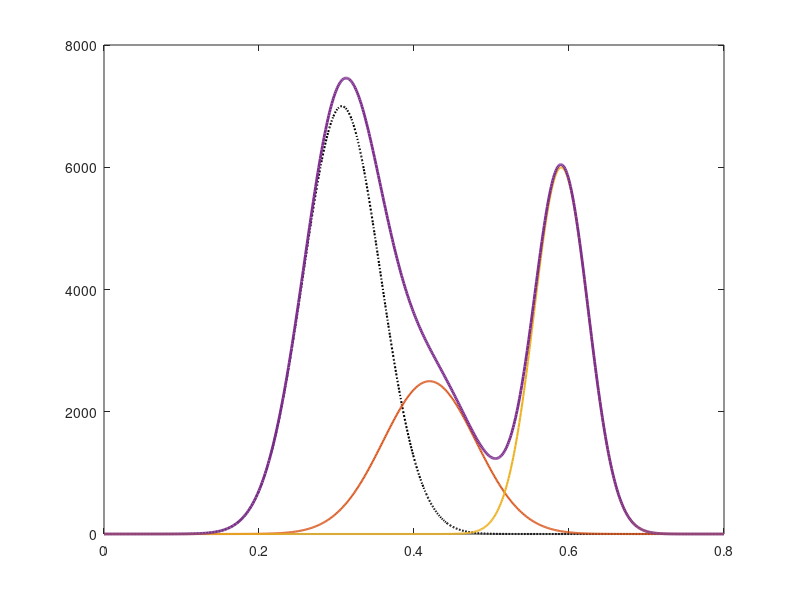

The MATLAB script that drew this image:
close all
clear all
%Make the three gaussians
%1 - GM
y_1 = 0:0.001:0.8;
mu_1 = 0.307;
sigma_1 = 0.05;
f_1 = exp(-(y_1-mu_1).^2./(2*sigma_1^2)).*7000;
figure(1)
plot(y_1,f_1,':','Color','k','LineWidth',1.5)

%%
%2 - mGM
hold on
y_2 = 0:0.001:0.8;
mu_2 = 0.42;
sigma_2 = 0.06;
f_2 = exp(-(y_2-mu_2).^2./(2*sigma_2^2)).*2500;
plot(y_2,f_2,'LineWidth',1.5)

%%
%3 - WM
y_3 = 0:0.001:0.8;
mu_3 = 0.590;
sigma_3 = 0.035;
f_3 = exp(-(y_3-mu_3).^2./(2*sigma_3^2)).*6000;
plot(y_3,f_3,'LineWidth',1.5)

%%
%4 - sum of the gaussians
total_gaus = f_1 + f_2 + f_3;
plot(y_3,total_gaus,'LineWidth',2)
